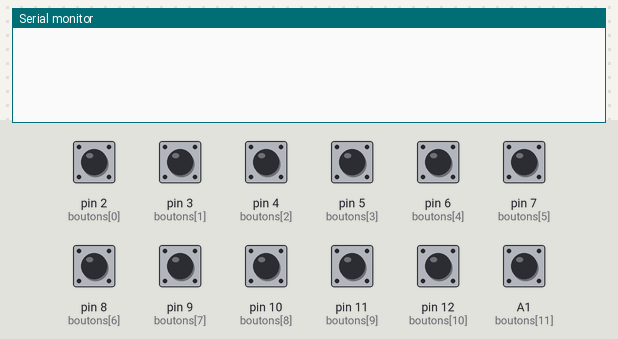
A sketch run on a simulated Arduino Uno, built with avr-gcc and run on an emulated ATmega328P. Parts: the last lines printed to the serial monitor. The test bench sets the inputs (shaded band); at power-on: A1 (boutons[11]), pin 2 (boutons[0]), pin 3 (boutons[1]), pin 4 (boutons[2]), pin 5 (boutons[3]), pin 6 (boutons[4]), pin 7 (boutons[5]), pin 8 (boutons[6]), pin 9 (boutons[7]), pin 10 (boutons[8]), pin 11 (boutons[9]), pin 12 (boutons[10]) HIGH.

Above: at 1.2 s.
1.3 s: pin 2 (boutons[0]) pulled LOW for 0.15 s
At 1.8 s:
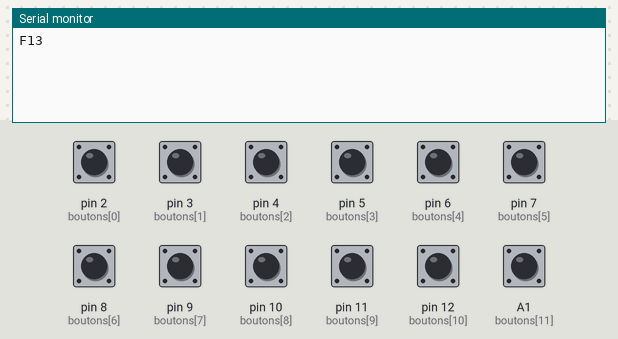
2.9 s: pin 3 (boutons[1]) pulled LOW for 0.15 s
At 4.1 s:
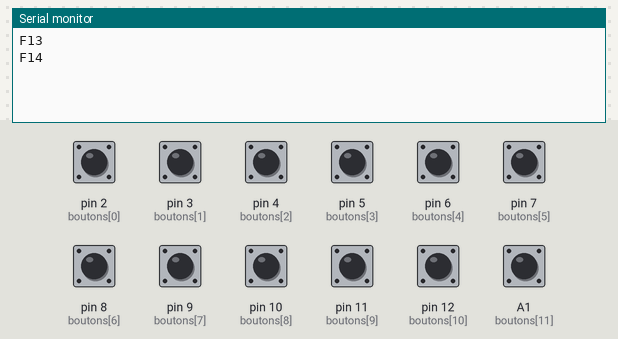
4.5 s: pin 4 (boutons[2]) pulled LOW for 0.15 s
At 5.4 s:
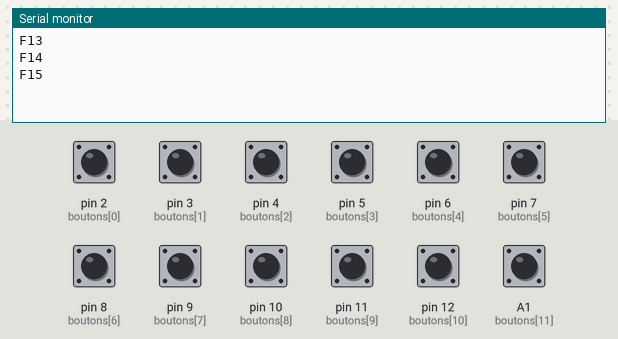
6.1 s: pin 5 (boutons[3]) pulled LOW for 0.15 s
At 6.6 s:
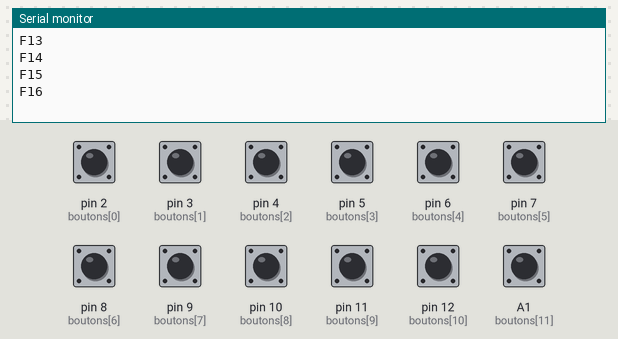
7.7 s: pin 6 (boutons[4]) pulled LOW for 0.15 s
At 8.9 s:
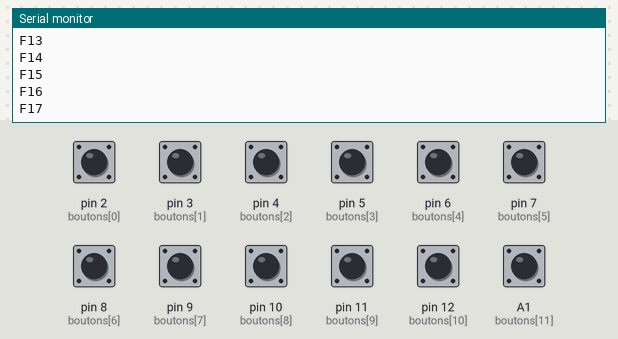
9.3 s: pin 7 (boutons[5]) pulled LOW for 0.15 s
At 10.3 s:
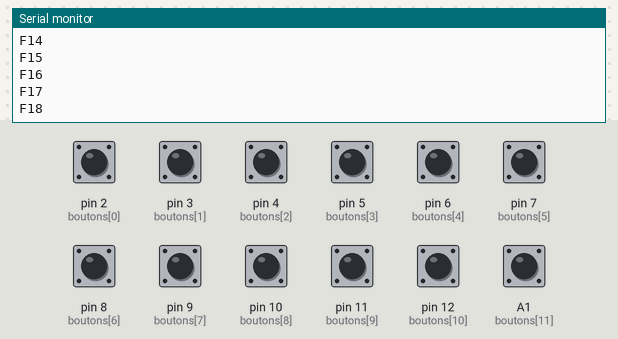
Timing chart, 0 to 11.9 s (numbered marks = the images above; inputs shaded):
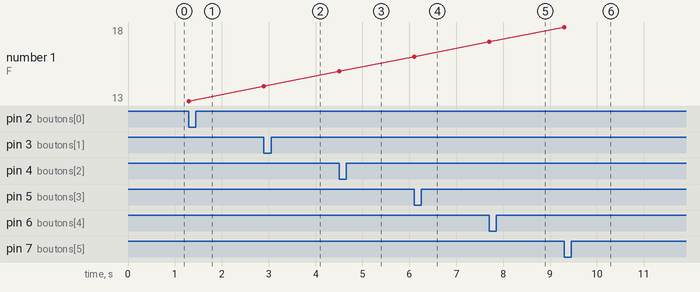

Measured:
- after the input at 1.3 s, the serial monitor: prints a new line at once (image 1)
- after the input at 2.9 s, the serial monitor: prints a new line at once (image 2)
- after the input at 4.5 s, the serial monitor: prints a new line at once (image 3)
- after the input at 6.1 s, the serial monitor: prints a new line at once (image 4)
- after the input at 7.7 s, the serial monitor: prints a new line at once (image 5)
- after the input at 9.3 s, the serial monitor: prints a new line at once (image 6)
- plotted number 1: 13 → 14 after the input at 2.9 s, 14 → 15 after the input at 4.5 s, 15 → 16 after the input at 6.1 s, 16 → 17 after the input at 7.7 s, 17 → 18 after the input at 9.3 s

The sketch:

arduino_nano_rom.ino
```cpp
// Définition des broches utilisées pour les boutons
const int boutons[12] = {2, 3, 4, 5, 6, 7, 8, 9, 10, 11, 12, A1};
// Correspondance touches F13-F24
const char* touches[12] = {"F13", "F14", "F15", "F16", "F17", "F18", "F19", "F20", "F21", "F22", "F23", "F24"};

void setup() {
  Serial.begin(9600);

  // Configurer chaque bouton en INPUT_PULLUP
  for (int i = 0; i < 12; i++) {
    pinMode(boutons[i], INPUT_PULLUP);
  }
}

void loop() {
  for (int i = 0; i < 12; i++) {
    if (digitalRead(boutons[i]) == LOW) {  // Si bouton pressé
      Serial.println(touches[i]);  // Envoie la touche correspondante
      delay(300);  // Anti-rebond
    }
  }
}
```
